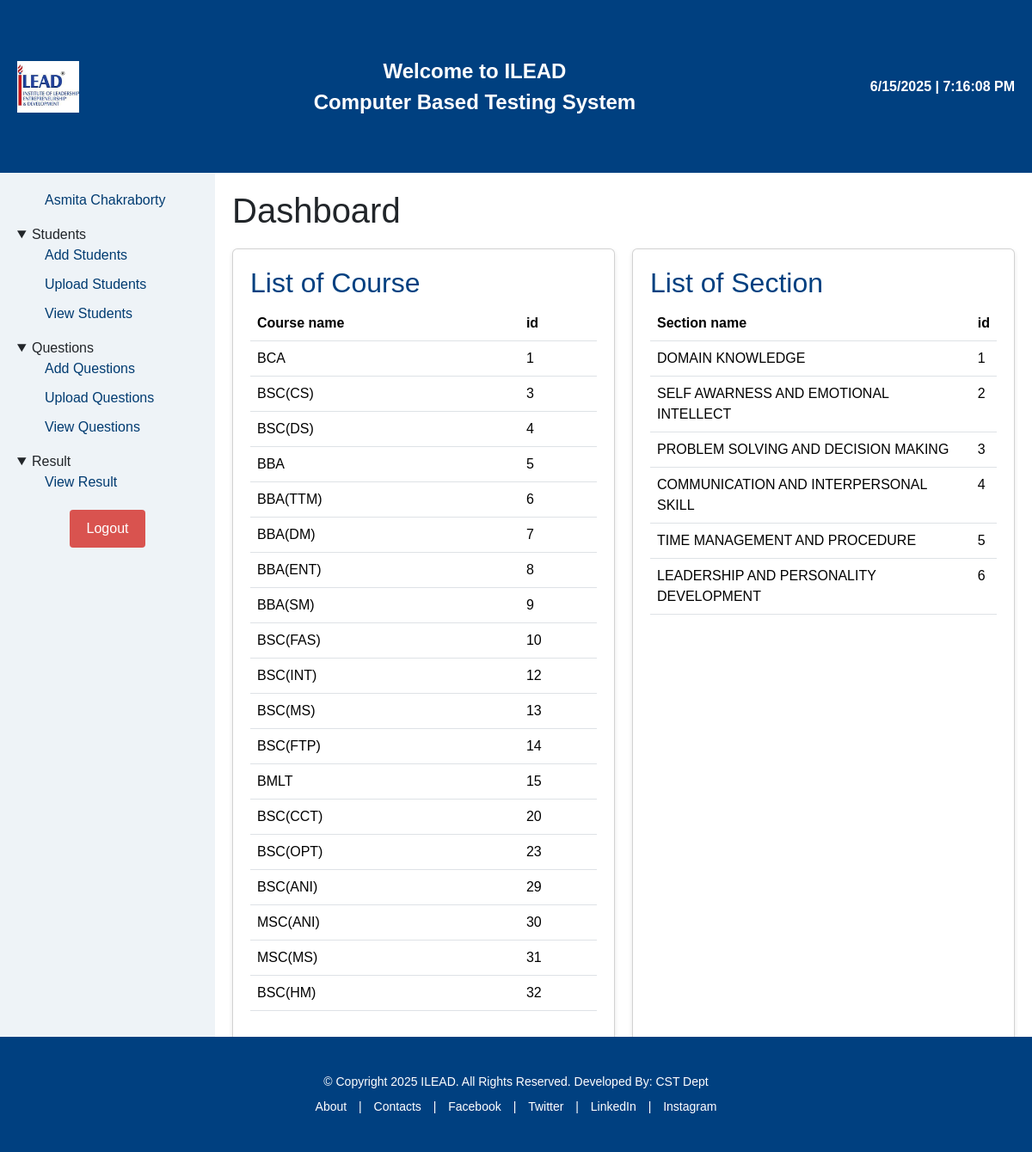
Page /acc/index.php (signed in) on the committed database.
### tables this page shows
CREATE TABLE `course` (
  `c_id` int(11) NOT NULL,
  `c_name` varchar(200) NOT NULL,
  `school_id` int(11) NOT NULL
);

CREATE TABLE `section` (
  `sec_id` int(11) NOT NULL,
  `sec_name` varchar(200) NOT NULL
);

### acc/index.php (the view, shortened to what this page needs)
<?php include 'common/header.php'; ?>
<?php include 'common/navbar.php'; ?>
<div class="main-content">
    <h1>Dashboard</h1>
    <div class="dashboard-cards">
        <div class="card">
        <?php
            $course_query="SELECT * FROM course";
            $course_result=mysqli_query($con,$course_query) or die("Query Error");
            if(mysqli_num_rows($course_result)>0){
        ?>
            <h2>List of Course</h2>
            <table class="table table-hover">
                    <td><b>Course name</b></td>
                    <td><b>id</b></td>
            <?php
                while($row=mysqli_fetch_assoc($course_result)){
            ?>
            <tr>
                <td><?php echo $row['c_name']?></td>
                <td><?php echo $row['c_id']?></td>
            </tr>
            <?php
        } ?>
    </table>
    <?php
}
    ?>
        </div>
        <div class="card">
            <?php
            $section_query="SELECT * FROM section";
            $section_result=mysqli_query($con,$section_query) or die("Query Error");
            if(mysqli_num_rows($section_result)>0){
            ?>
            <h2>List of Section</h2>
            <table class="table table-hover">
                    <td><b>Section name</b></td>
                    <td><b>id</b></td>
            <?php
                while($row=mysqli_fetch_assoc($section_result)){
                    ?>
                <tr>
                    <td><?php echo $row['sec_name'] ?></td>
                    <td><?php echo $row['sec_id'] ?></td>
                </tr>
            <?php
        } ?>
    </table>
    <?php
}
?>
        </div>
    </div>
</div>
<?php include 'common/footer.php'; ?>

### acc/css/style.css (style rules this page uses)
body, html { margin: 0; padding: 0; height: 100%; font-family: 'Roboto', sans-serif; }
body { -webkit-user-select: none; -moz-user-select: none; -ms-user-select: none; user-select: none; }
.main-content { flex: 1; padding: 20px; overflow-y: auto; }
.dashboard-cards { display: flex; flex-wrap: wrap; gap: 20px; margin-top: 20px; }
.card { background-color: #f5f5f5; padding: 20px; border-radius: 10px; flex: 1 1 250px; box-shadow: 0 2px 5px rgba(0, 0, 0, 0.1); transition: transform 0.2s ease; }
.card h2 { margin-top: 0; color: #004080; }

### rows in the picture
course: c_name "BCA", c_id "1"
course: c_name "BSC(CS)", c_id "3"
course: c_name "BSC(DS)", c_id "4"
course: c_name "BBA", c_id "5"
course: c_name "BBA(TTM)", c_id "6"
course: c_name "BBA(DM)", c_id "7"
course: c_name "BBA(ENT)", c_id "8"
course: c_name "BBA(SM)", c_id "9"
course: c_name "BSC(FAS)", c_id "10"
course: c_name "BSC(INT)", c_id "12"
course: c_name "BSC(MS)", c_id "13"
course: c_name "BSC(FTP)", c_id "14"
course: c_name "BMLT", c_id "15"
course: c_name "BSC(CCT)", c_id "20"
course: c_name "BSC(OPT)", c_id "23"
course: c_name "BSC(ANI)", c_id "29"
course: c_name "MSC(ANI)", c_id "30"
course: c_name "MSC(MS)", c_id "31"
course: c_name "BSC(HM)", c_id "32"
section: sec_name "DOMAIN KNOWLEDGE", sec_id "1"
section: sec_name "SELF AWARNESS AND EMOTIONAL INTELLECT", sec_id "2"
section: sec_name "PROBLEM SOLVING AND DECISION MAKING", sec_id "3"
section: sec_name "COMMUNICATION AND INTERPERSONAL SKILL", sec_id "4"
section: sec_name "TIME MANAGEMENT AND PROCEDURE", sec_id "5"
section: sec_name "LEADERSHIP AND PERSONALITY DEVELOPMENT", sec_id "6"

### other values in the picture
$_SESSION['user_name'] "Asmita Chakraborty"
